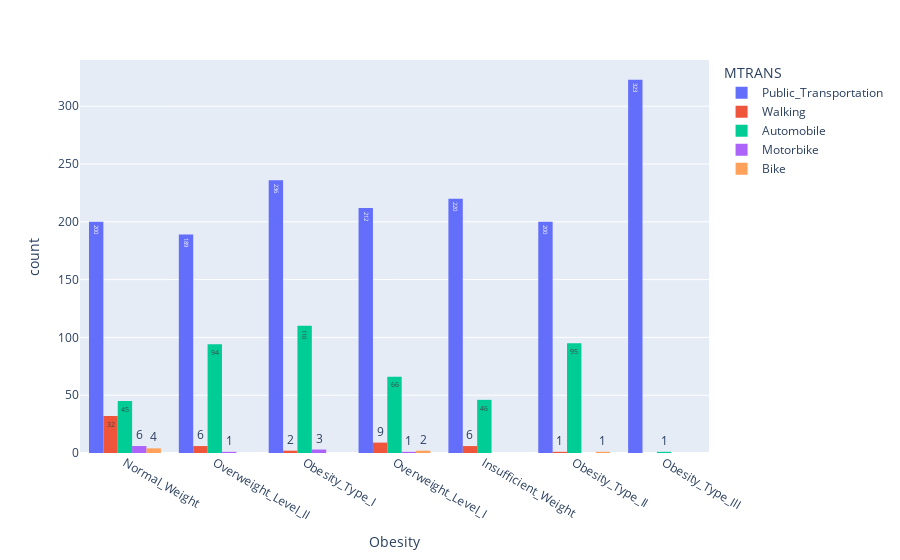

The code cell stored with this chart in its notebook:
### Code cell
import plotly.express as px
fig = px.histogram(df, x="Obesity", color="MTRANS",barmode = 'group', text_auto=True, category_orders={"Obesity": ["Insufficient Weight", "Normal Weight", "Overweight Level I", "Overweight Level II", "Obesity Type I", "Obesity Type II", "Obesity Type III"]}, )
fig.show()

### Figure 1 — Plotly figure (JSON) as saved in the notebook; plotly's stock layout.template omitted (floating-point values rounded to 4 significant figures; data arrays with more than 128 entries replaced by an {"elided": "..."} marker saying what was removed)
{"data": [{"alignmentgroup": "True", "bingroup": "x", "hovertemplate": "MTRANS=Public_Transportation<br>Obesity=%{x}<br>count=%{y}<extra></extra>", "legendgroup": "Public_Transportation", "marker": {"color": "#636efa", "pattern": {"shape": ""}}, "name": "Public_Transportation", "offsetgroup": "Public_Transportation", "orientation": "v", "showlegend": true, "texttemplate": "%{value}", "type": "histogram", "x": {"elided": "1580 str values"}, "xaxis": "x", "yaxis": "y"}, {"alignmentgroup": "True", "bingroup": "x", "hovertemplate": "MTRANS=Walking<br>Obesity=%{x}<br>count=%{y}<extra></extra>", "legendgroup": "Walking", "marker": {"color": "#EF553B", "pattern": {"shape": ""}}, "name": "Walking", "offsetgroup": "Walking", "orientation": "v", "showlegend": true, "texttemplate": "%{value}", "type": "histogram", "x": ["Overweight_Level_I", "Overweight_Level_II", "Normal_Weight", "Normal_Weight", "Normal_Weight", "Normal_Weight", "Normal_Weight", "Normal_Weight", "Normal_Weight", "Normal_Weight", "Insufficient_Weight", "Overweight_Level_I", "Normal_Weight", "Obesity_Type_I", "Normal_Weight", "Obesity_Type_I", "Overweight_Level_I", "Insufficient_Weight", "Overweight_Level_II", "Overweight_Level_I", "Normal_Weight", "Normal_Weight", "Obesity_Type_II", "Overweight_Level_I", "Overweight_Level_I", "Overweight_Level_I", "Normal_Weight", "Normal_Weight", "Normal_Weight", "Insufficient_Weight", "Normal_Weight", "Insufficient_Weight", "Normal_Weight", "Normal_Weight", "Normal_Weight", "Normal_Weight", "Normal_Weight", "Overweight_Level_II", "Normal_Weight", "Normal_Weight", "Normal_Weight", "Normal_Weight", "Insufficient_Weight", "Normal_Weight", "Normal_Weight", "Insufficient_Weight", "Overweight_Level_II", "Overweight_Level_I", "Normal_Weight", "Overweight_Level_II", "Overweight_Level_I", "Normal_Weight", "Normal_Weight", "Normal_Weight", "Normal_Weight", "Overweight_Level_II"], "xaxis": "x", "yaxis": "y"}, {"alignmentgroup": "True", "bingroup": "x", "hovertemplate": "MTRANS=Automobile<br>Obesity=%{x}<br>count=%{y}<extra></extra>", "legendgroup": "Automobile", "marker": {"color": "#00cc96", "pattern": {"shape": ""}}, "name": "Automobile", "offsetgroup": "Automobile", "orientation": "v", "showlegend": true, "texttemplate": "%{value}", "type": "histogram", "x": {"elided": "457 str values"}, "xaxis": "x", "yaxis": "y"}, {"alignmentgroup": "True", "bingroup": "x", "hovertemplate": "MTRANS=Motorbike<br>Obesity=%{x}<br>count=%{y}<extra></extra>", "legendgroup": "Motorbike", "marker": {"color": "#ab63fa", "pattern": {"shape": ""}}, "name": "Motorbike", "offsetgroup": "Motorbike", "orientation": "v", "showlegend": true, "texttemplate": "%{value}", "type": "histogram", "x": ["Normal_Weight", "Overweight_Level_I", "Obesity_Type_I", "Normal_Weight", "Normal_Weight", "Overweight_Level_II", "Obesity_Type_I", "Normal_Weight", "Obesity_Type_I", "Normal_Weight", "Normal_Weight"], "xaxis": "x", "yaxis": "y"}, {"alignmentgroup": "True", "bingroup": "x", "hovertemplate": "MTRANS=Bike<br>Obesity=%{x}<br>count=%{y}<extra></extra>", "legendgroup": "Bike", "marker": {"color": "#FFA15A", "pattern": {"shape": ""}}, "name": "Bike", "offsetgroup": "Bike", "orientation": "v", "showlegend": true, "texttemplate": "%{value}", "type": "histogram", "x": ["Normal_Weight", "Normal_Weight", "Normal_Weight", "Obesity_Type_II", "Overweight_Level_I", "Overweight_Level_I", "Normal_Weight"], "xaxis": "x", "yaxis": "y"}], "layout": {"barmode": "group", "legend": {"title": {"text": "MTRANS"}, "tracegroupgap": 0}, "margin": {"t": 60}, "xaxis": {"anchor": "y", "categoryarray": ["Insufficient Weight", "Normal Weight", "Overweight Level I", "Overweight Level II", "Obesity Type I", "Obesity Type II", "Obesity Type III"], "categoryorder": "array", "domain": [0, 1], "title": {"text": "Obesity"}}, "yaxis": {"anchor": "x", "domain": [0, 1], "title": {"text": "count"}}}}
